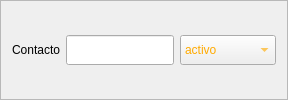
                     <widget class="QFrame" name="frame_15">
                      <property name="minimumSize">
                       <size>
                        <width>0</width>
                        <height>50</height>
                       </size>
                      </property>
                      <property name="frameShape">
                       <enum>QFrame::StyledPanel</enum>
                      </property>
                      <property name="frameShadow">
                       <enum>QFrame::Raised</enum>
                      </property>
                      <layout class="QHBoxLayout" name="horizontalLayout_11">
                       <item>
                        <widget class="QLabel" name="label_8">
                         <property name="text">
                          <string>Contacto</string>
                         </property>
                        </widget>
                       </item>
                       <item>
                        <widget class="QLineEdit" name="LineEdit_contacto">
                         <property name="minimumSize">
                          <size>
                           <width>0</width>
                           <height>30</height>
                          </size>
                         </property>
                         <property name="maximumSize">
                          <size>
                           <width>250</width>
                           <height>16777215</height>
                          </size>
                         </property>
                        </widget>
                       </item>
                       <item>
                        <widget class="QComboBox" name="ComboBox_estado">
                         <property name="minimumSize">
                          <size>
                           <width>0</width>
                           <height>30</height>
                          </size>
                         </property>
                         <property name="styleSheet">
                          <string notr="true">color: rgb(255, 170, 0);</string>
                         </property>
                         <item>
                          <property name="text">
                           <string>activo</string>
                          </property>
                         </item>
                         <item>
                          <property name="text">
                           <string>desactivado</string>
                          </property>
                         </item>
                        </widget>
                       </item>
                      </layout>
                     </widget>
